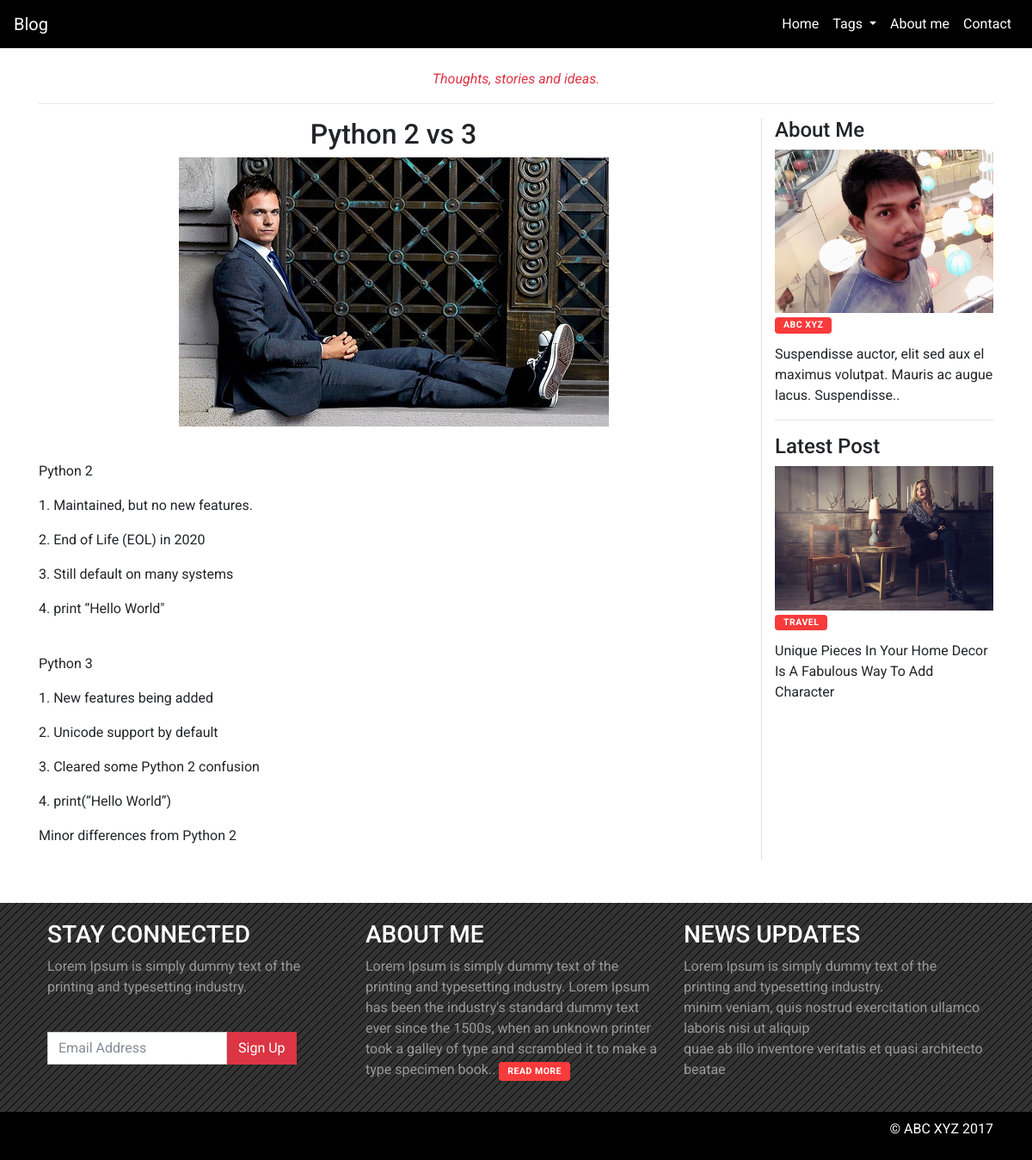
The app's page /post/4/ with its own data.
### blogapp/models.py (models this page shows, shortened)
class Blog(models.Model):
    title = models.CharField(max_length=100, blank=False, null=False)
    post_image = models.ImageField(upload_to = 'post_img/', default = 'post_img/post.png', blank=True, null=True)
    tag = models.ForeignKey(Tags, models.DO_NOTHING)
    user = models.ForeignKey(User, models.DO_NOTHING)
    created_at = models.DateTimeField(auto_now_add=True)
    updated_at = models.DateTimeField(auto_now=True)
    description = models.TextField(blank=False, null=False)
    short_description = models.TextField(blank=False, null=False)
    class Meta:
        verbose_name = 'Blog'
        verbose_name_plural = 'Blogs'

### blogapp/views.py (the view)
# urls.py: url(r'^post/(?P<post_id>\d+)/$', views.Post.as_view(template_name='post.html'), name='post'),
class Post(TemplateView):
    def get(self, request, **kwargs):
        post_id = int(kwargs['post_id'])
        try:
            post_detail = Blog.objects.get(pk=post_id)
        except:
            post_detail = None
        tagdetails = Tags.objects.all()
        return render(request, self.template_name, { 'post_detail': post_detail, 'tagdetails': tagdetails })

### templates/post.html (shortened to what this page needs)
{% extends 'base.html' %}
{% load static %}
{% block content %}
    <div class="container">
        <div class="row">
            <div class="col-md-12 text-center">
                <br>
                <p class="text-danger"><i>Thoughts, stories and ideas.</i></p>
                <hr>
            </div>
        </div>
        <div class="row">
            <div class="col-md-9">
                <h2 class="text-center">{{ post_detail.title }}</h2>
                <div class="post_image">
                    <img src="{{ post_detail.post_image.url }}" class="mx-auto d-block img-fluid">
                </div>
                <div class="post_description">
                    <br>
                    {% autoescape off %}
                        <p>{{ post_detail.description }}</p>
                    {% endautoescape %}
                </div>
            </div>
            <div class="col-md-3 sidebar">
                <div class="widget_content">
                    <div class="widget-title">
                        <h4>About Me</h4>
                    </div>
                    <div class="widget-content">
                        <img src="{% static 'images/img_profile.jpg' %}" class="img-fluid">
                        <h2><a href="#" class="category sidebar-btn">Abc Xyz</a></h2>
                        <p>Suspendisse auctor, elit sed aux el maximus volutpat. Mauris ac augue lacus. Suspendisse..</p>
                    </div>
                </div>
                <hr>
                <div class="widget_content">
                    <div class="widget-title">
                        <h4>Latest Post</h4>
                    </div>
                    <div class="widget-content">
                        <img src="{% static 'images/banner.jpg' %}" class="img-fluid">
                        <h2><a href="#" class="category sidebar-btn">TRAVEL</a></h2>
                        <p>Unique Pieces In Your Home Decor Is A Fabulous Way To Add Character</p>
                    </div>
                </div>
            </div>
        </div>
    </div>
{% endblock %}

### static/css/style.css (style rules this page uses)
body { font-family: 'Roboto', sans-serif; }
.category { background: #F83A3A; display: inline-block; text-transform: uppercase; border-radius: 4px; font-size: 10.5px; color: #FFFFFF; padding: 3px 10px; letter-spacing: 0.5px; font-weight: 700; }
.sidebar { border-left: 1px solid #E1E1E1; }
.widget-title { position: relative; }
.widget-content h2 { font-size: 14px; margin: 0px; font-weight: 600; margin-bottom: 12px; }
.sidebar-btn { margin-top: 5px; }

### records on screen
Blog: title "Python 2 vs 3", post_image (picture), description "Python 2 1. Maintained, but no new features. 2. End of Life (EOL) in 2020 3. Still default on many systems 4. print “Hello World\" Python 3 1. New features being added 2. Unicode support by default 3. Cleared some Python 2 confusion 4. print(“Hello World”) Minor differences from Python 2"
